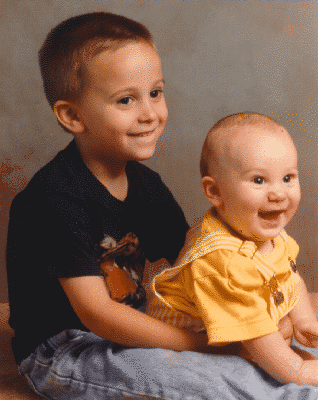
#> input picture image/kids.tif, 318 x 400 px
$ python 'Histogram of an image.py'
#> lines starting #> are read from the running program, lines starting #| are printed output that depends on the picture
import numpy as np
import cv2 as cv
from matplotlib import pyplot as plt
img=cv.imread('image/kids.tif',0)
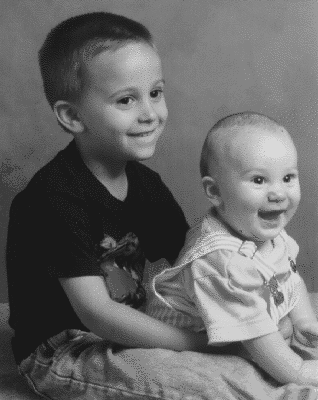
#> img: shape (400, 318); min 25, max 217, mean 104.6
cv.imshow("Image",img)
plt.hist(img.ravel(),256,[0,256])
plt.show()
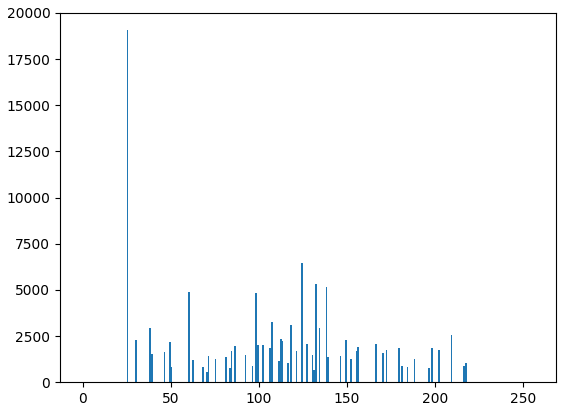
#> figure drawn by matplotlib, 1 panel; tallest bar 19065 high, from x = 25 to 26
cv.waitKey(0)
cv.destroyAllWindows()

$ run again, with image/bali.tif copied over image/kids.tif
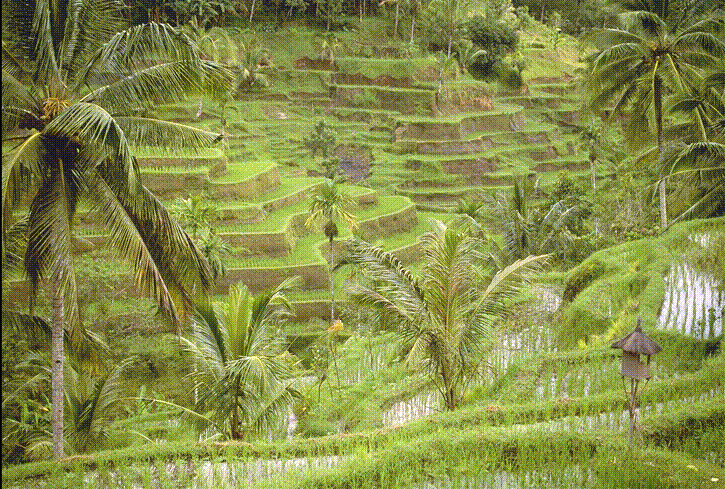
#> input picture image/bali.tif, 725 x 489 px
#> `img=cv.imread('image/kids.tif',0)`:
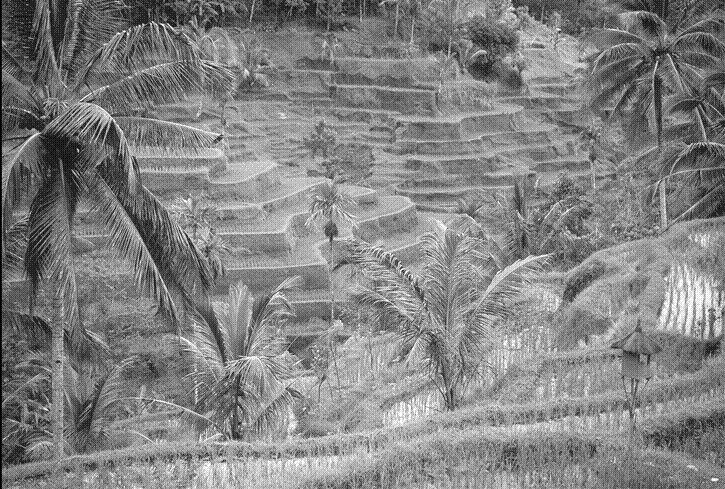
#> img: shape (489, 725); min 0, max 255, mean 130.6
#> `plt.show()`:
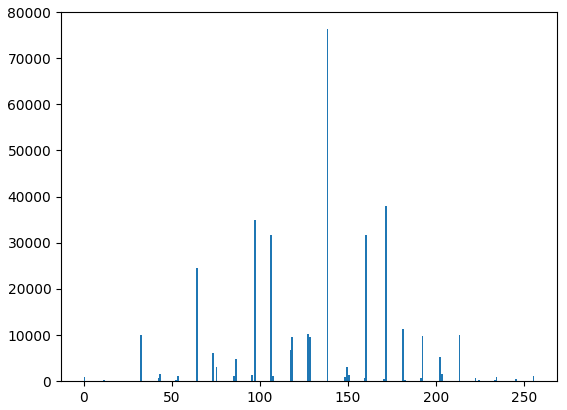
#> figure drawn by matplotlib, 1 panel; tallest bar 76277 high, from x = 138 to 139

$ run again, with image/cameraman.tif copied over image/kids.tif
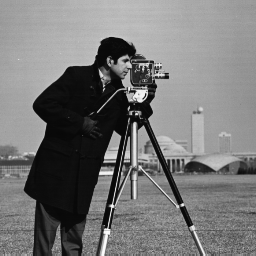
#> input picture image/cameraman.tif, 256 x 256 px
#> img is the input picture: shape (256, 256); min 7, max 253, mean 118.7
#> `plt.show()`:
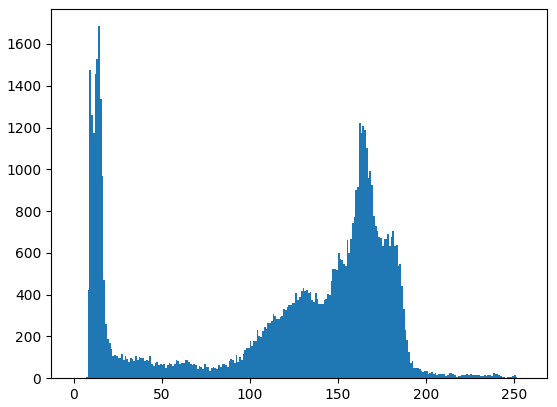
#> figure drawn by matplotlib, 1 panel; tallest bar 1685 high, from x = 14 to 15

$ run again, with image/canoe.tif copied over image/kids.tif
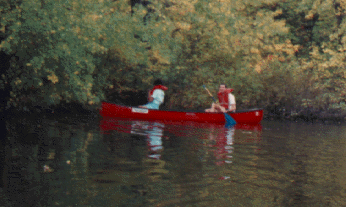
#> input picture image/canoe.tif, 346 x 207 px
#> `img=cv.imread('image/kids.tif',0)`:
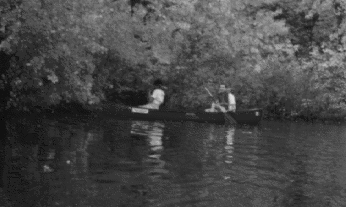
#> img: shape (207, 346); min 0, max 218, mean 70.4
#> `plt.show()`:
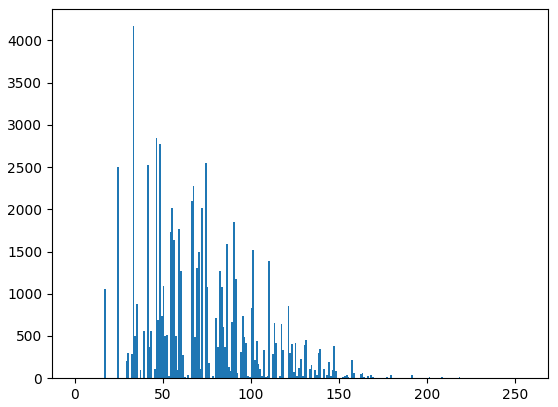
#> figure drawn by matplotlib, 1 panel; tallest bar 4168 high, from x = 33 to 34
